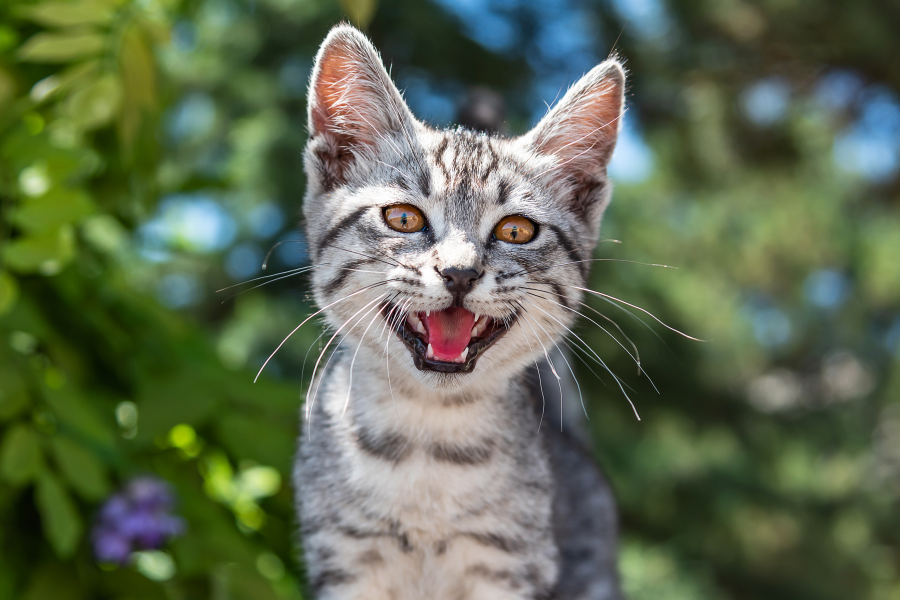
#> input picture dataset_image/Cat/1800x1200_cats_and_excessive_meowing_ref_guide.jpg, 1800 x 1200 px (shown at 1/2 size); its folder holds only this picture in this run
$ python load_data.py
#> lines starting #> are read from the running program, lines starting #| are printed output that depends on the picture

import pickle
from sklearn.model_selection import train_test_split
import cv2
import numpy as np
import os


label = os.listdir("dataset_image")
dataset=[]
for image_label in label:

    images = os.listdir("dataset_image/"+image_label)

    for image in images:
        img = cv2.imread("dataset_image/"+image_label+"/"+image)
#> img is the input picture: shape (1200, 1800, 3); mean B, G, R 79.9, 105.5, 93.7
        img = cv2.resize(img, (150, 150))
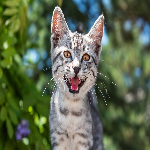
#> img: shape (150, 150, 3); mean B, G, R 80.2, 105.7, 93.9
        dataset.append((img,image_label))
#> pass 2 of the loop `for image_label in label:`:
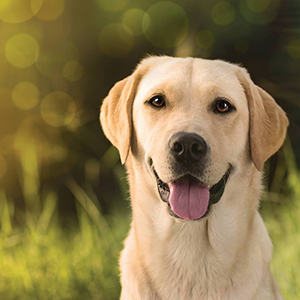
#> input picture dataset_image/Dog/Dog-Im-Not.jpg, 300 x 300 px
#> img is the input picture: shape (300, 300, 3); mean B, G, R 74.2, 118.5, 136.3
#> `img = cv2.resize(img, (150, 150))`:
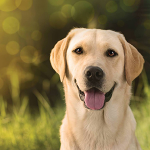
#> img: shape (150, 150, 3); mean B, G, R 74.3, 118.6, 136.4


X=[]
Y=[]

for  input,image_label in dataset:

    X.append(input)

    Y.append(label.index(image_label))
#> this loop made 2 passes
#> image_label on passes 1 to 2: 'Cat', 'Dog'
#> after the loop, X = 2 items; Y = [0, 1]


X=np.array(X)
Y=np.array(Y)


X_train,y_train,  = X,Y
#> y_train = [0, 1]


data_set=(X_train,y_train)


save_label = open("int_to_word_out.pickle","wb")
pickle.dump(label, save_label)
save_label.close()
